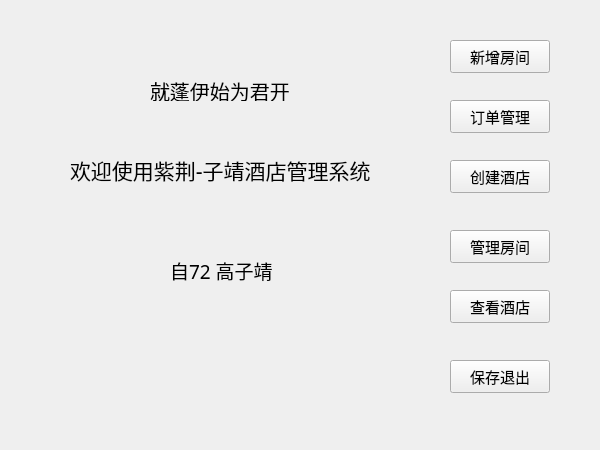
<?xml version="1.0" encoding="UTF-8"?>
<ui version="4.0">
 <class>managewindow</class>
 <widget class="QWidget" name="managewindow">
  <property name="geometry">
   <rect>
    <x>0</x>
    <y>0</y>
    <width>600</width>
    <height>450</height>
   </rect>
  </property>
  <property name="windowTitle">
   <string>Form</string>
  </property>
  <widget class="QPushButton" name="save">
   <property name="geometry">
    <rect>
     <x>450</x>
     <y>360</y>
     <width>100</width>
     <height>33</height>
    </rect>
   </property>
   <property name="font">
    <font>
     <family>华文行楷</family>
     <pointsize>11</pointsize>
    </font>
   </property>
   <property name="text">
    <string>保存退出</string>
   </property>
  </widget>
  <widget class="QLabel" name="label">
   <property name="geometry">
    <rect>
     <x>70</x>
     <y>130</y>
     <width>321</width>
     <height>81</height>
    </rect>
   </property>
   <property name="font">
    <font>
     <family>华文行楷</family>
    </font>
   </property>
   <property name="text">
    <string>&lt;html&gt;&lt;head/&gt;&lt;body&gt;&lt;p&gt;&lt;span style=&quot; font-size:16pt;&quot;&gt;欢迎使用紫荆-子靖酒店管理系统&lt;/span&gt;&lt;/p&gt;&lt;/body&gt;&lt;/html&gt;</string>
   </property>
  </widget>
  <widget class="QPushButton" name="newroom">
   <property name="geometry">
    <rect>
     <x>450</x>
     <y>230</y>
     <width>100</width>
     <height>33</height>
    </rect>
   </property>
   <property name="font">
    <font>
     <family>华文行楷</family>
     <pointsize>11</pointsize>
    </font>
   </property>
   <property name="text">
    <string>管理房间</string>
   </property>
  </widget>
  <widget class="QPushButton" name="sethotel">
   <property name="geometry">
    <rect>
     <x>450</x>
     <y>160</y>
     <width>100</width>
     <height>33</height>
    </rect>
   </property>
   <property name="font">
    <font>
     <family>华文行楷</family>
     <pointsize>11</pointsize>
    </font>
   </property>
   <property name="text">
    <string>创建酒店</string>
   </property>
  </widget>
  <widget class="QPushButton" name="manageorder">
   <property name="geometry">
    <rect>
     <x>450</x>
     <y>100</y>
     <width>100</width>
     <height>33</height>
    </rect>
   </property>
   <property name="font">
    <font>
     <family>华文行楷</family>
     <pointsize>11</pointsize>
    </font>
   </property>
   <property name="text">
    <string>订单管理</string>
   </property>
  </widget>
  <widget class="QLabel" name="label_2">
   <property name="geometry">
    <rect>
     <x>170</x>
     <y>240</y>
     <width>191</width>
     <height>61</height>
    </rect>
   </property>
   <property name="font">
    <font>
     <family>华文行楷</family>
     <pointsize>13</pointsize>
    </font>
   </property>
   <property name="text">
    <string>&lt;html&gt;&lt;head/&gt;&lt;body&gt;&lt;p&gt;&lt;span style=&quot; font-size:14pt;&quot;&gt;自72 高子靖&lt;/span&gt;&lt;/p&gt;&lt;/body&gt;&lt;/html&gt;</string>
   </property>
  </widget>
  <widget class="QPushButton" name="viewwindow">
   <property name="geometry">
    <rect>
     <x>450</x>
     <y>290</y>
     <width>100</width>
     <height>33</height>
    </rect>
   </property>
   <property name="font">
    <font>
     <family>华文行楷</family>
     <pointsize>11</pointsize>
    </font>
   </property>
   <property name="text">
    <string>查看酒店</string>
   </property>
  </widget>
  <widget class="QPushButton" name="setroom">
   <property name="geometry">
    <rect>
     <x>450</x>
     <y>40</y>
     <width>100</width>
     <height>33</height>
    </rect>
   </property>
   <property name="font">
    <font>
     <family>华文行楷</family>
     <pointsize>11</pointsize>
    </font>
   </property>
   <property name="text">
    <string>新增房间</string>
   </property>
  </widget>
  <widget class="QLabel" name="label_3">
   <property name="geometry">
    <rect>
     <x>150</x>
     <y>80</y>
     <width>141</width>
     <height>21</height>
    </rect>
   </property>
   <property name="font">
    <font>
     <family>华文行楷</family>
     <pointsize>15</pointsize>
    </font>
   </property>
   <property name="text">
    <string>就蓬伊始为君开</string>
   </property>
  </widget>
 </widget>
 <resources/>
 <connections/>
</ui>
